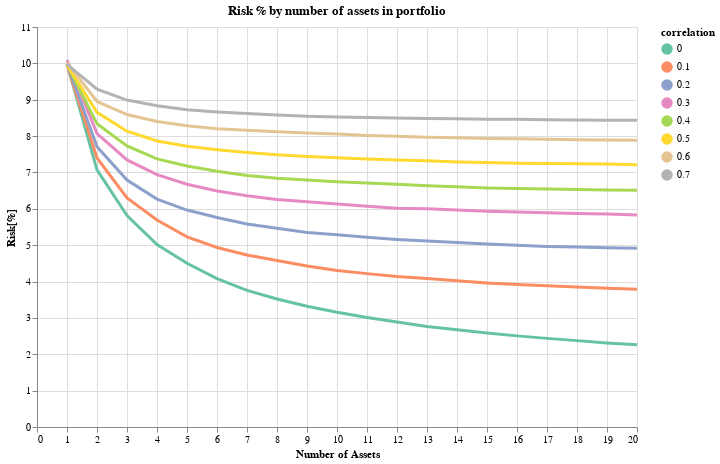

Notebook code for this chart:
### Code cell
plot_risk_level(simulated_data, 10)

### Figure 1 — Vega-Lite specification as saved in the notebook (floating-point values rounded to 4 significant figures; data arrays with more than 128 entries replaced by an {"elided": "..."} marker saying what was removed)
{"config": {"view": {"continuousWidth": 300, "continuousHeight": 300}}, "layer": [{"mark": {"type": "circle"}, "encoding": {"color": {"field": "correlation", "scale": {"scheme": "set2"}, "type": "nominal"}, "opacity": {"value": 0}, "x": {"axis": {"title": "Number of Assets"}, "field": "num_assets", "type": "quantitative"}, "y": {"axis": {"title": "Risk[%]"}, "field": "risk", "type": "quantitative"}}, "name": "view_1", "title": "Risk % by number of assets in portfolio"}, {"mark": {"type": "line"}, "encoding": {"color": {"field": "correlation", "scale": {"scheme": "set2"}, "type": "nominal"}, "size": {"condition": {"test": {"not": {"param": "param_1"}}, "value": 1}, "value": 3}, "tooltip": [{"field": "correlation", "type": "quantitative"}], "x": {"axis": {"title": "Number of Assets"}, "field": "num_assets", "type": "quantitative"}, "y": {"axis": {"title": "Risk[%]"}, "field": "risk", "type": "quantitative"}}}], "data": {"name": "data-83444a0737a832871736e7b07afbc19c"}, "height": 400, "params": [{"name": "param_1", "select": {"type": "point", "fields": ["correlation"], "nearest": true, "on": "mouseover"}, "views": ["view_1"]}], "width": 600, "$schema": "https://vega.github.io/schema/vega-lite/v5.15.1.json", "datasets": {"data-83444a0737a832871736e7b07afbc19c": {"elided": "160 records"}}}
